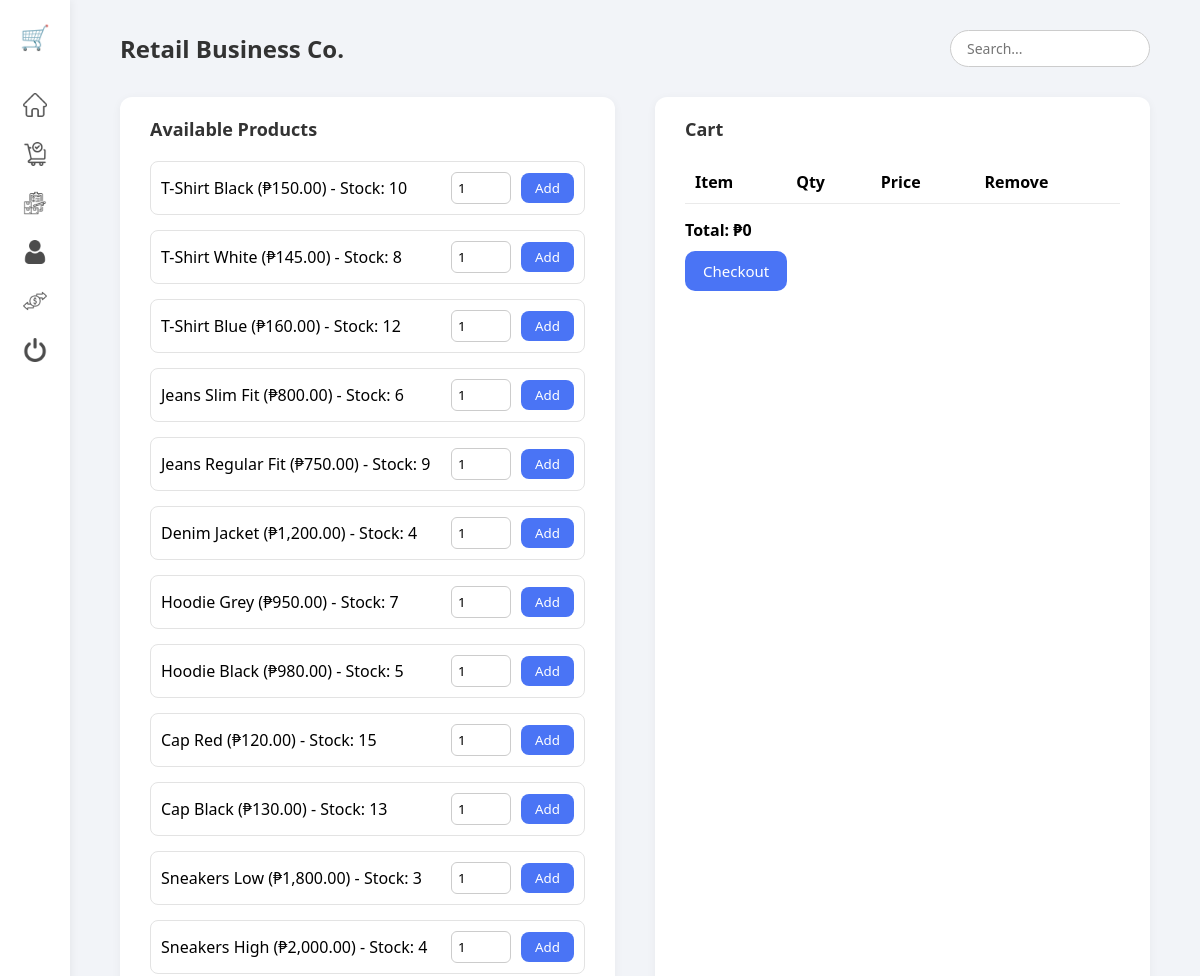
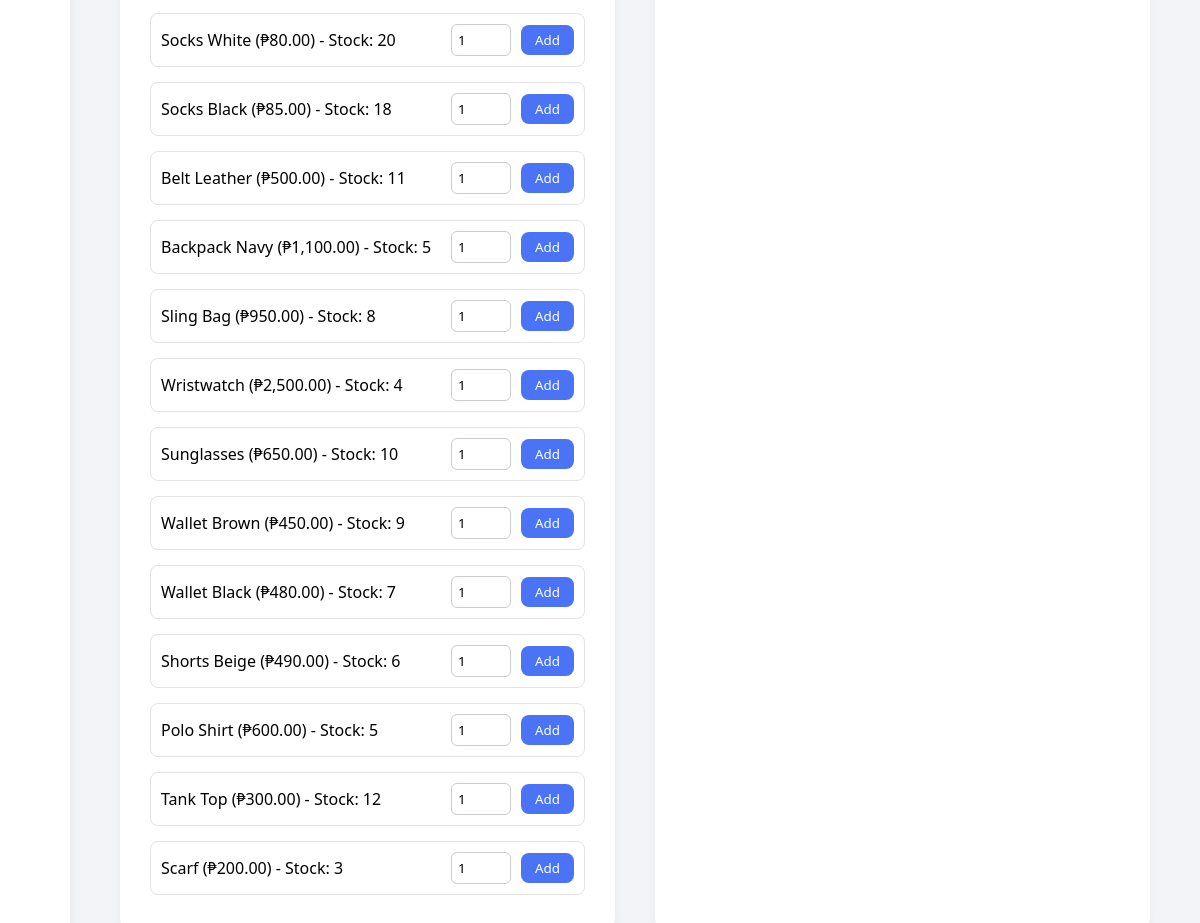
The app's page /order.php with its own data (2 pictures, top to bottom).
### tables this page shows
CREATE TABLE IF NOT EXISTS products (
  id INT AUTO_INCREMENT PRIMARY KEY,
  name VARCHAR(100) NOT NULL,
  stock INT NOT NULL,
  price DECIMAL(10, 2) NOT NULL
);

### order.php (the view, shortened to what this page needs)
<?php
require 'db.php';
$stmt = $conn->prepare("SELECT * FROM products WHERE stock > 0");
$stmt->execute();
$products = $stmt->fetchAll(PDO::FETCH_ASSOC);
?>
<!DOCTYPE html>
<html lang="en">
<head>
  <link rel="stylesheet" href="order.css" />
</head>
<body>
  <div class="sidebar">
    <div class="logo">🛒</div>
    <ul>
      <li><a href="index.html"><img src="icons/home.png" alt="Home" /></a></li>
      <li><a href="order.php"><img src="icons/checkout.png" alt="Order" /></a></li>
      <li><a href="inventory.php"><img src="icons/inventory.png" alt="Inventory" /></a></li>
      <li><a href="users.php"><img src="icons/user.png" alt="Users" /></a></li>
      <li><a href="transactions.php"><img src="icons/transaction.png" alt="Transactions" /></a></li>
      <li><a href="logout.php"><img src="icons/power.png" alt="Logout" /></a></li>
    </ul>
  </div>
  <div class="main-content">
    <div class="header">
      <h2>Retail Business Co.</h2>
      <input type="search" placeholder="Search..." />
    </div>
    <div class="order-page">
      <div class="product-list">
        <h3>Available Products</h3>
        <?php foreach ($products as $product): ?>
          <div class="product"
               data-id="<?= $product['id'] ?>"
               data-name="<?= htmlspecialchars($product['name']) ?>"
               data-price="<?= $product['price'] ?>"
               data-stock="<?= $product['stock'] ?>">
            <p><?= htmlspecialchars($product['name']) ?> (₱<?= number_format($product['price'], 2) ?>) - Stock: <span class="stock"><?= $product['stock'] ?></span></p>
            <input type="number" min="1" max="<?= $product['stock'] ?>" value="1" class="qty-input">
            <button onclick="addToCart(this)">Add</button>
          </div>
        <?php endforeach; ?>
      </div>
      <div class="cart-section">
        <h3>Cart</h3>
        <table class="cart-table" id="cart-table">
          <thead>
            <tr>
              <th>Item</th>
              <th>Qty</th>
              <th>Price</th>
              <th>Remove</th>
            </tr>
          </thead>
        </table>
        <div class="total" id="total">Total: ₱0</div>
        <button class="checkout-btn" onclick="goToCheckout()">Checkout</button>
      </div>
    </div>
  </div>
</body>
</html>

### order.css (style rules this page uses)
* { margin: 0; padding: 0; box-sizing: border-box; font-family: 'Segoe UI', sans-serif; }
body { display: flex; background-color: #f2f4f8; min-height: 100vh; }
.sidebar { width: 70px; background-color: #fff; padding: 20px 0; box-shadow: 2px 0 8px rgba(0, 0, 0, 0.05); display: flex; flex-direction: column; align-items: center; }
.sidebar .logo { font-size: 24px; margin-bottom: 20px; }
.sidebar ul { list-style: none; padding: 0; }
.sidebar ul li { margin: 20px 0; }
.sidebar ul li img { width: 24px; height: 24px; opacity: 0.7; transition: 0.3s; }
.main-content { flex: 1; padding: 30px 50px; }
.header { display: flex; justify-content: space-between; align-items: center; margin-bottom: 30px; }
.header h2 { font-size: 24px; font-weight: 600; color: #333; }
.header input[type="search"] { padding: 8px 16px; border-radius: 20px; border: 1px solid #ccc; outline: none; font-size: 14px; width: 200px; background-color: #fff; }
.order-page { display: flex; gap: 40px; flex-wrap: wrap; }
.product-list, .cart-section { background-color: #fff; padding: 20px 30px; border-radius: 12px; box-shadow: 0 2px 10px rgba(0, 0, 0, 0.05); flex: 1; min-width: 300px; }
.product-list h3, .cart-section h3 { margin-bottom: 20px; color: #333; font-size: 18px; }
.product { display: flex; justify-content: space-between; align-items: center; margin-bottom: 15px; padding: 10px; border: 1px solid #e3e3e3; border-radius: 8px; gap: 10px; }
.product p { margin: 0; font-weight: 500; flex: 1; }
.product input.qty-input { width: 60px; padding: 6px; border: 1px solid #ccc; border-radius: 6px; }
.product button { background-color: #4a74f5; color: #fff; border: none; padding: 6px 14px; border-radius: 8px; cursor: pointer; transition: 0.3s; }
.cart-table { width: 100%; border-collapse: collapse; margin-bottom: 15px; }
.cart-table th, .cart-table td { padding: 10px; text-align: left; border-bottom: 1px solid #eaeaea; }
.total { font-size: 16px; font-weight: 600; margin-bottom: 10px; }
.checkout-btn { background-color: #4a74f5; color: #fff; padding: 10px 18px; border: none; border-radius: 10px; font-size: 15px; cursor: pointer; transition: 0.3s; }

### records on screen
products: name "T-Shirt Black", price "150.00", stock "10"
products: name "T-Shirt White", price "145.00", stock "8"
products: name "T-Shirt Blue", price "160.00", stock "12"
products: name "Jeans Slim Fit", price "800.00", stock "6"
products: name "Jeans Regular Fit", price "750.00", stock "9"
products: name "Denim Jacket", price "1,200.00", stock "4"
products: name "Hoodie Grey", price "950.00", stock "7"
products: name "Hoodie Black", price "980.00", stock "5"
products: name "Cap Red", price "120.00", stock "15"
products: name "Cap Black", price "130.00", stock "13"
products: name "Sneakers Low", price "1,800.00", stock "3"
products: name "Sneakers High", price "2,000.00", stock "4"
products: name "Socks White", price "80.00", stock "20"
products: name "Socks Black", price "85.00", stock "18"
products: name "Belt Leather", price "500.00", stock "11"
products: name "Backpack Navy", price "1,100.00", stock "5"
products: name "Sling Bag", price "950.00", stock "8"
products: name "Wristwatch", price "2,500.00", stock "4"
products: name "Sunglasses", price "650.00", stock "10"
products: name "Wallet Brown", price "450.00", stock "9"
products: name "Wallet Black", price "480.00", stock "7"
products: name "Shorts Beige", price "490.00", stock "6"
products: name "Polo Shirt", price "600.00", stock "5"
products: name "Tank Top", price "300.00", stock "12"
products: name "Scarf", price "200.00", stock "3"
